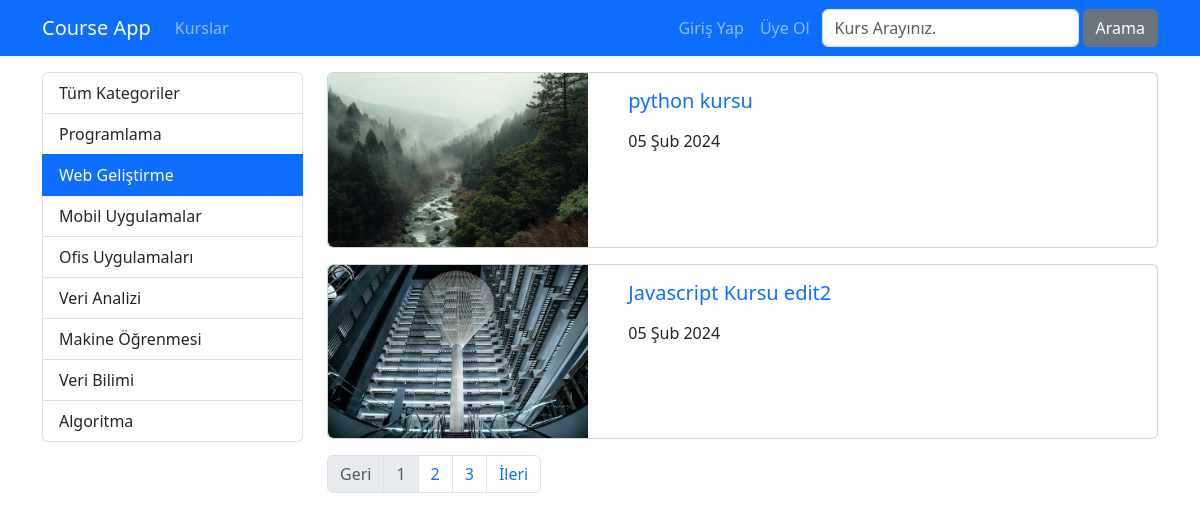
Page /kategori/web-gelistirme on the committed database.
### courses/models.py (models this page shows, shortened)
class Category(models.Model):
    name = models.CharField(max_length=40)
    slug = models.SlugField(default="", null=False, unique=True, db_index=True, max_length=50)

class Course(models.Model):
    title = models.CharField(max_length=50)
    subtitle = models.CharField(max_length=100, default="")
    description = RichTextField()
    image = models.ImageField(upload_to="images", default="")
    date = models.DateField(auto_now=True)
    isActive = models.BooleanField(default=False)
    isHome = models.BooleanField(default=False)
    slug = models.SlugField(default="", blank=True, null=False, unique=True, db_index=True)
    categories = models.ManyToManyField(Category)

### courses/views.py (the view)
# urls.py: path('kategori/<slug:slug>', getCoursesByCategory, name='courses_by_category'), # link alanina tanimlananlardan farkli bir deger girilirse burada bulunan dinamik alan calisir. Bu satir hep en asagida 
def getCoursesByCategory(request, slug):
    kurslar = Course.objects.filter(categories__slug=slug, isActive=True).order_by("date") # tarihe gore siralamasini soyledik.
    kategoriler = Category.objects.all()
    paginator = Paginator(kurslar, 2) # her sayfada 2 adet kurs olsun
    page = request.GET.get("page", 1) # varsayilan olarak ilk sayfayi al
    page_obj = paginator.page(page) # page sayfasindaki urun bilgilerini getir. # get_page yerine page de kullanabilirsin.
    context = dict(
        categories = kategoriler,
        page_obj = page_obj,
        seciliKategori = slug,
    )
    return render(request, 'courses/list.html', context)

### courses/templates/courses/list.html (shortened to what this page needs)
{% extends 'layout.html' %}
{% load static %}
{% block css_files %}
    <link rel="stylesheet" href="{% static 'courses/css/style.css' %}">
{% endblock %}
{% block content %}
    <div class="container mt-3">
        <div class="row">
            <div class="col-3">
                {% include 'courses/partials/_categories.html' %}
            </div>
            <div class="col-9">
                {% for course in page_obj.object_list %}
                    {% if course.isActive %}
                        {% include 'courses/partials/_course.html' %}
                    {% endif %}
                {% endfor %}
                {% include "courses/partials/_pagination.html" %}
            </div>
        </div>
    </div>
{% endblock content %}

### courses/templates/courses/partials/_categories.html
<div class="list-group">
    <a href="/kurs" class="list-group-item list-group-item-action">Tüm Kategoriler</a>
    {% for category in categories %}
        <a href="{% url 'courses_by_category' category.slug %}" class="list-group-item list-group-item-action {% if seciliKategori == category.slug %}active{% endif %}">{{ category.name|title }}</a>
    {% endfor %}
</div>

### courses/templates/courses/partials/_course.html (shortened to what this page needs)
{% load static %}
<div class="card mb-3">
    <div class="row">
        <div class="col-4">
            <img class="img-fluid rounded-start" src="{{ course.image.url}}" alt="{{ course.title }}">
        </div>
        <div class="col-8">
            <div class="card-body">
                <h5 class="card-title">
                    <a href="{% url 'course_details' course.slug %}" style="text-decoration:none">
                        {{ course.title }}
                    </a>
                </h5>
                <p>{{ course.date|date:'SHORT_DATE_FORMAT' }}</p>
            </div>
        </div>
    </div>
</div>

### rows in the picture
Category: name "Programlama"
Category: name "Web Geliştirme"
Category: name "Mobil Uygulamalar"
Category: name "Ofis Uygulamaları"
Category: name "Veri Analizi"
Category: name "Makine Öğrenmesi"
Category: name "Veri Bilimi"
Category: name "Algoritma"
Course: image (picture), title "python kursu", date "05 Şub 2024"
Course: image (picture), title "Javascript Kursu edit2", date "05 Şub 2024"

### other values in the picture
{{ i }} "1"
{{ i }} "2" "3"
